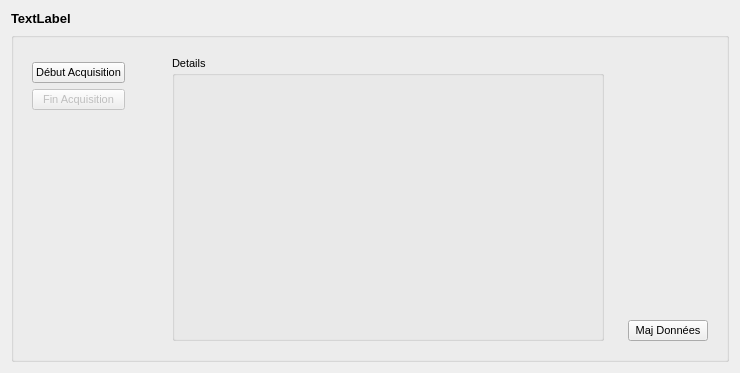
<?xml version="1.0" encoding="UTF-8"?>
<ui version="4.0">
 <class>EventManager</class>
 <widget class="QWidget" name="EventManager">
  <property name="geometry">
   <rect>
    <x>0</x>
    <y>0</y>
    <width>740</width>
    <height>373</height>
   </rect>
  </property>
  <property name="windowTitle">
   <string>Form</string>
  </property>
  <layout class="QGridLayout" name="gridLayout_6">
   <item row="1" column="0">
    <widget class="QGroupBox" name="gb_Event">
     <property name="maximumSize">
      <size>
       <width>16777215</width>
       <height>16777215</height>
      </size>
     </property>
     <property name="font">
      <font>
       <pointsize>8</pointsize>
       <weight>50</weight>
       <bold>false</bold>
      </font>
     </property>
     <property name="title">
      <string/>
     </property>
     <layout class="QGridLayout" name="gridLayout_5">
      <item row="1" column="2">
       <widget class="QStackedWidget" name="sw_MajData">
        <property name="maximumSize">
         <size>
          <width>98</width>
          <height>16777215</height>
         </size>
        </property>
        <property name="currentIndex">
         <number>1</number>
        </property>
        <widget class="QWidget" name="page_Empty"/>
        <widget class="QWidget" name="page_Edit">
         <layout class="QGridLayout" name="gridLayout_2">
          <item row="1" column="0">
           <widget class="QPushButton" name="btn_MajData">
            <property name="text">
             <string>Maj Données</string>
            </property>
           </widget>
          </item>
          <item row="0" column="0">
           <spacer name="verticalSpacer_5">
            <property name="orientation">
             <enum>Qt::Vertical</enum>
            </property>
            <property name="sizeHint" stdset="0">
             <size>
              <width>20</width>
              <height>40</height>
             </size>
            </property>
           </spacer>
          </item>
         </layout>
        </widget>
       </widget>
      </item>
      <item row="1" column="0">
       <widget class="QStackedWidget" name="sw_Event">
        <property name="maximumSize">
         <size>
          <width>134</width>
          <height>16777215</height>
         </size>
        </property>
        <property name="currentIndex">
         <number>4</number>
        </property>
        <widget class="QWidget" name="page_Empty"/>
        <widget class="QWidget" name="page_Profil">
         <layout class="QGridLayout" name="gridLayout_4">
          <item row="0" column="0">
           <widget class="QPushButton" name="btn_DebProfil">
            <property name="minimumSize">
             <size>
              <width>98</width>
              <height>0</height>
             </size>
            </property>
            <property name="text">
             <string>Début de profil</string>
            </property>
           </widget>
          </item>
          <item row="2" column="0" colspan="2">
           <spacer name="verticalSpacer">
            <property name="orientation">
             <enum>Qt::Vertical</enum>
            </property>
            <property name="sizeHint" stdset="0">
             <size>
              <width>20</width>
              <height>40</height>
             </size>
            </property>
           </spacer>
          </item>
          <item row="1" column="0">
           <widget class="QPushButton" name="btn_FinProfil">
            <property name="enabled">
             <bool>false</bool>
            </property>
            <property name="text">
             <string>Fin de profil</string>
            </property>
           </widget>
          </item>
          <item row="0" column="1">
           <spacer name="horizontalSpacer">
            <property name="orientation">
             <enum>Qt::Horizontal</enum>
            </property>
            <property name="sizeHint" stdset="0">
             <size>
              <width>40</width>
              <height>20</height>
             </size>
            </property>
           </spacer>
          </item>
         </layout>
        </widget>
        <widget class="QWidget" name="page_Sippican">
         <layout class="QGridLayout" name="gridLayout_9">
          <item row="0" column="0">
           <widget class="QPushButton" name="btn_Sippican">
            <property name="minimumSize">
             <size>
              <width>98</width>
              <height>0</height>
             </size>
            </property>
            <property name="text">
             <string>Tir Sippican</string>
            </property>
           </widget>
          </item>
          <item row="1" column="0">
           <spacer name="verticalSpacer_2">
            <property name="orientation">
             <enum>Qt::Vertical</enum>
            </property>
            <property name="sizeHint" stdset="0">
             <size>
              <width>20</width>
              <height>103</height>
             </size>
            </property>
           </spacer>
          </item>
          <item row="0" column="1">
           <spacer name="horizontalSpacer_6">
            <property name="orientation">
             <enum>Qt::Horizontal</enum>
            </property>
            <property name="sizeHint" stdset="0">
             <size>
              <width>370</width>
              <height>20</height>
             </size>
            </property>
           </spacer>
          </item>
         </layout>
        </widget>
        <widget class="QWidget" name="page_Tech">
         <layout class="QGridLayout" name="gridLayout_7">
          <item row="1" column="0">
           <widget class="QPushButton" name="btn_NewEvent">
            <property name="minimumSize">
             <size>
              <width>110</width>
              <height>0</height>
             </size>
            </property>
            <property name="text">
             <string>Nouvel évènement</string>
            </property>
           </widget>
          </item>
          <item row="2" column="0">
           <spacer name="verticalSpacer_3">
            <property name="orientation">
             <enum>Qt::Vertical</enum>
            </property>
            <property name="sizeHint" stdset="0">
             <size>
              <width>20</width>
              <height>103</height>
             </size>
            </property>
           </spacer>
          </item>
          <item row="1" column="1">
           <spacer name="horizontalSpacer_7">
            <property name="orientation">
             <enum>Qt::Horizontal</enum>
            </property>
            <property name="sizeHint" stdset="0">
             <size>
              <width>346</width>
              <height>20</height>
             </size>
            </property>
           </spacer>
          </item>
         </layout>
        </widget>
        <widget class="QWidget" name="page_AchiContinu">
         <layout class="QGridLayout" name="gridLayout_10">
          <item row="2" column="0">
           <spacer name="verticalSpacer_4">
            <property name="orientation">
             <enum>Qt::Vertical</enum>
            </property>
            <property name="sizeHint" stdset="0">
             <size>
              <width>20</width>
              <height>103</height>
             </size>
            </property>
           </spacer>
          </item>
          <item row="1" column="0">
           <widget class="QPushButton" name="btn_StopAcqui">
            <property name="enabled">
             <bool>false</bool>
            </property>
            <property name="text">
             <string>Fin Acquisition</string>
            </property>
           </widget>
          </item>
          <item row="0" column="0">
           <widget class="QPushButton" name="btn_startAcqui">
            <property name="maximumSize">
             <size>
              <width>98</width>
              <height>16777215</height>
             </size>
            </property>
            <property name="text">
             <string>Début Acquisition</string>
            </property>
           </widget>
          </item>
          <item row="0" column="1">
           <spacer name="horizontalSpacer_2">
            <property name="orientation">
             <enum>Qt::Horizontal</enum>
            </property>
            <property name="sizeHint" stdset="0">
             <size>
              <width>40</width>
              <height>20</height>
             </size>
            </property>
           </spacer>
          </item>
         </layout>
        </widget>
       </widget>
      </item>
      <item row="0" column="1" rowspan="2">
       <widget class="QStackedWidget" name="sw_Details">
        <property name="currentIndex">
         <number>1</number>
        </property>
        <widget class="QWidget" name="page_2">
         <layout class="QGridLayout" name="gridLayout_3">
          <item row="0" column="1">
           <spacer name="horizontalSpacer_3">
            <property name="orientation">
             <enum>Qt::Horizontal</enum>
            </property>
            <property name="sizeHint" stdset="0">
             <size>
              <width>407</width>
              <height>20</height>
             </size>
            </property>
           </spacer>
          </item>
          <item row="0" column="0">
           <spacer name="verticalSpacer_6">
            <property name="orientation">
             <enum>Qt::Vertical</enum>
            </property>
            <property name="sizeHint" stdset="0">
             <size>
              <width>20</width>
              <height>40</height>
             </size>
            </property>
           </spacer>
          </item>
         </layout>
        </widget>
        <widget class="QWidget" name="page">
         <layout class="QGridLayout" name="gridLayout">
          <item row="0" column="0">
           <widget class="QGroupBox" name="gb_Details">
            <property name="title">
             <string>Details</string>
            </property>
           </widget>
          </item>
         </layout>
        </widget>
       </widget>
      </item>
     </layout>
    </widget>
   </item>
   <item row="0" column="0">
    <widget class="QLabel" name="l_EventName">
     <property name="maximumSize">
      <size>
       <width>16777215</width>
       <height>16</height>
      </size>
     </property>
     <property name="font">
      <font>
       <pointsize>10</pointsize>
       <weight>75</weight>
       <bold>true</bold>
      </font>
     </property>
     <property name="text">
      <string>TextLabel</string>
     </property>
    </widget>
   </item>
  </layout>
 </widget>
 <resources/>
 <connections/>
</ui>
